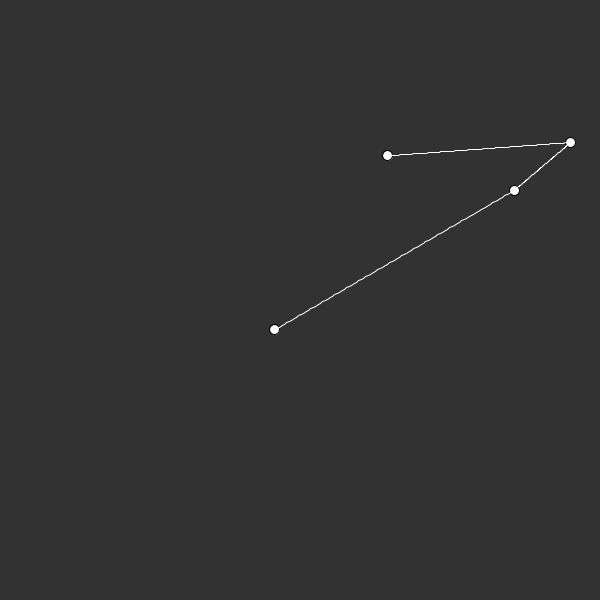
Frame 1 (no input)
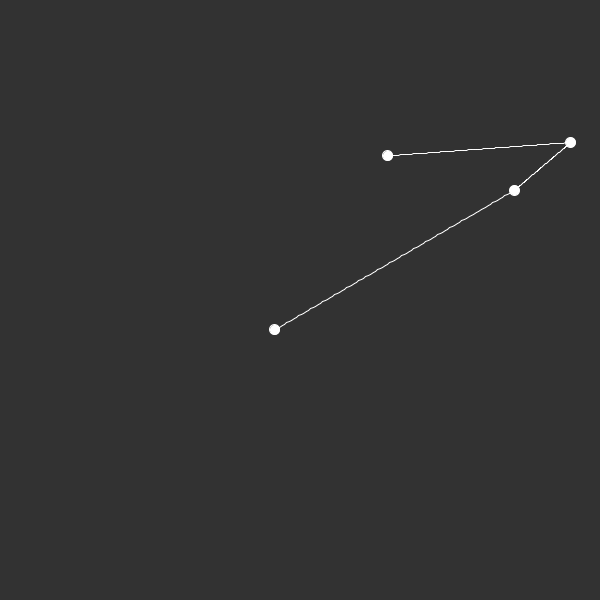
Frame 60 (the mouse pressed at the canvas centre just before this capture)
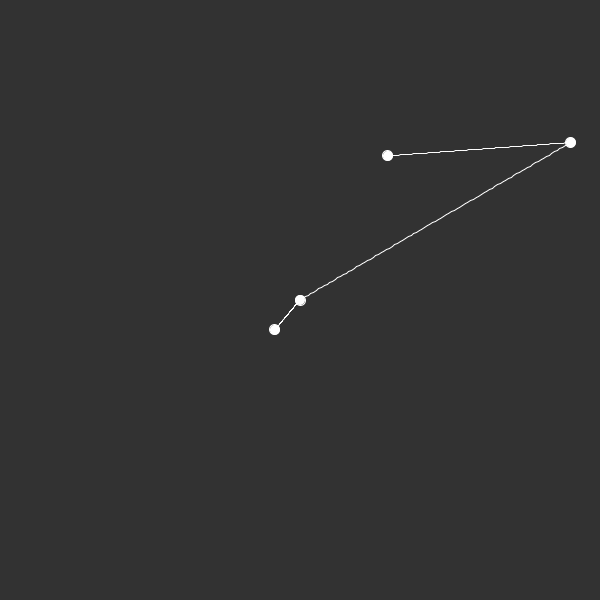
Frame 120 (the mouse held since frame 60 and released just before this capture)

The Processing sketch that drew these frames (run headless with seeded random() and noise(); from frame 60 on, the mouse is pressed at the canvas centre):

// Processing sketch: example
// ── example.pde
ArrayList<point> points;
int numPoints=4;

void setup() {
  size(600, 600);
  points=new ArrayList<point>();
  for (int i=0; i<numPoints; i++) {
    points.add(new point());
  }
}

void interp() {
  stroke(255);
  strokeWeight(1);
  //linear();
  linear2();
}

void linear2() {
  for (int i=0; i<numPoints-1; i++) {
    point p1=points.get(i);
    point p2=points.get(i+1);
    for (float t=0; t<1; t+=.01) {
      line(map(t, 0, 1, p1.pos.x, p2.pos.x), map(t, 0, 1, p1.pos.y, p2.pos.y), map(t+.01, 0, 1, p1.pos.x, p2.pos.x), map(t+.01, 0, 1, p1.pos.y, p2.pos.y));
    }
  }
}

void linear() {
  for (int i=0; i<numPoints-1; i++) {
    point p1=points.get(i);
    point p2=points.get(i+1);
    for (float t=0; t<1; t+=.01) {
      line(map(t, 0, 1, p1.pos.x, p2.pos.x), map(t, 0, 1, p1.pos.y, p2.pos.y), map(t+.01, 0, 1, p1.pos.x, p2.pos.x), map(t+.01, 0, 1, p1.pos.y, p2.pos.y));
    }
  }
}

void draw() {
  if (mousePressed) {
    points.get(2).pos.x=mouseX;
    points.get(2).pos.y=mouseY;
  }
  background(50);
  for (int i=0; i<numPoints; i++) {
    point p=points.get(i);
    p.show();
  }
  interp();
}

class point {
  PVector pos=new PVector(random(width), random(width));
  void show() {
    ellipse(pos.x, pos.y, 10, 10);
  }
}
